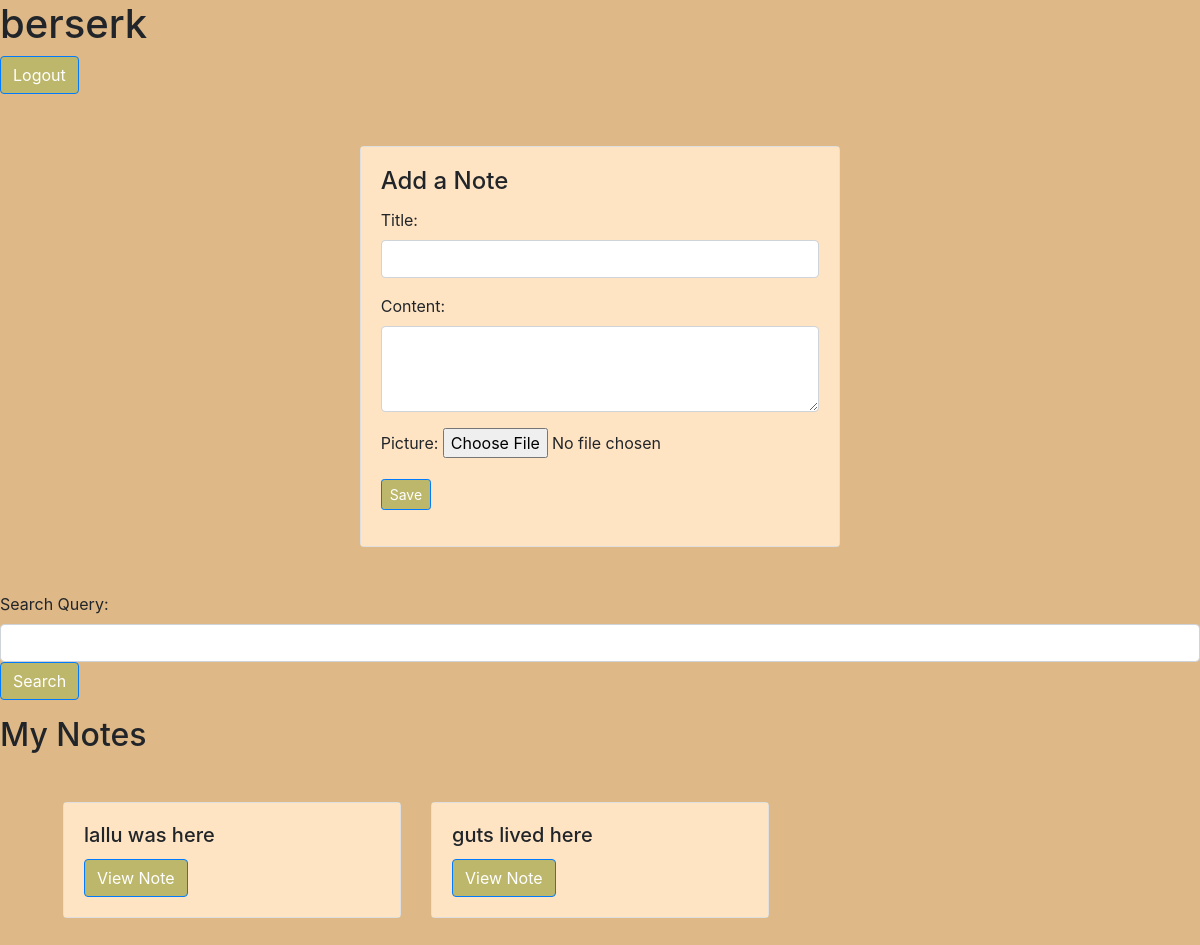
Before: / (signed in) with the older database file.
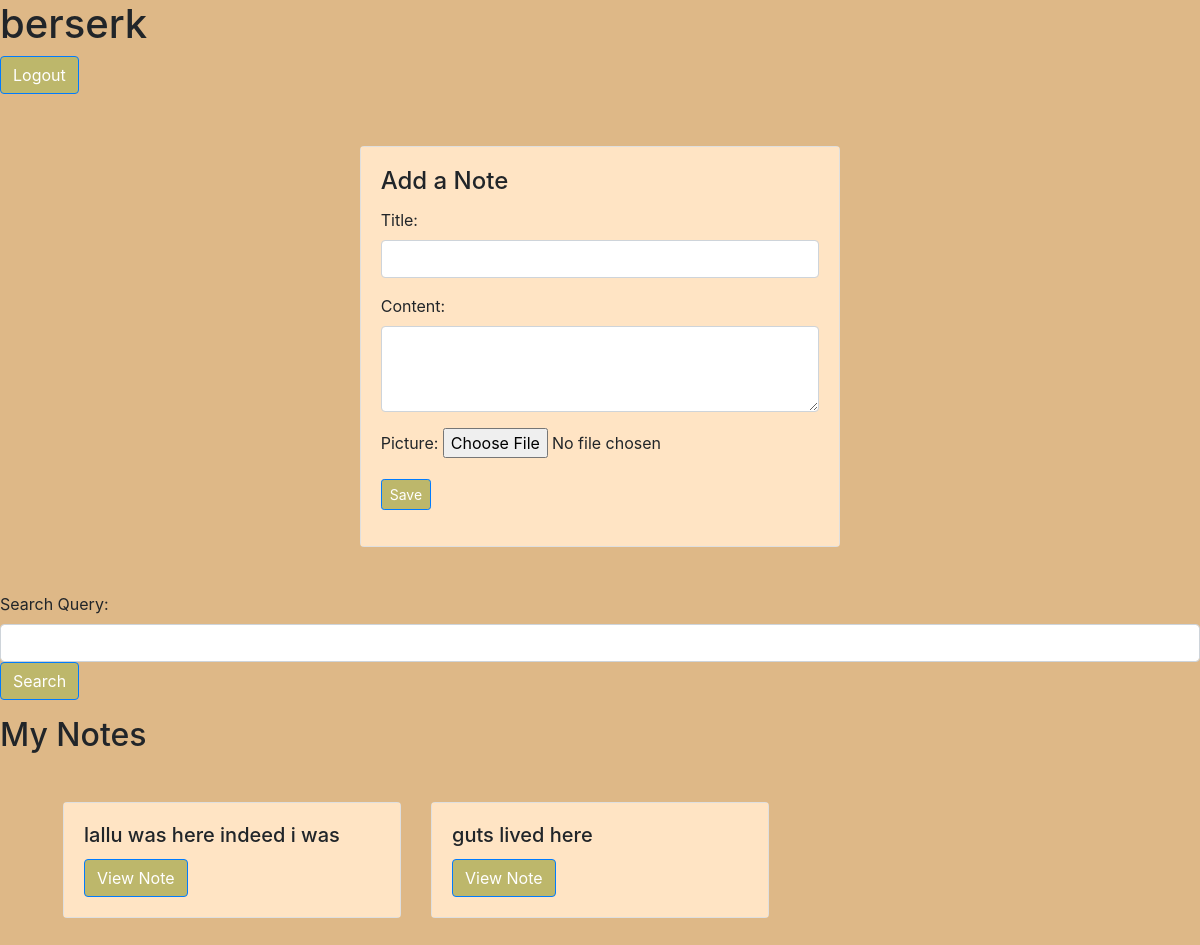
After: the same page with the newer database file.
### notes/models.py (models this page shows, shortened)
class Note(models.Model):
    user=models.ForeignKey(User, on_delete=models.CASCADE,null=True, blank=True)
    title = models.CharField(max_length=200)
    content = models.TextField()
    created_at = models.DateTimeField(auto_now_add=True)
    picture = CloudinaryField('image/', null=True, blank=True ,folder='user_images')

### notes/views.py (the view)
# urls.py: path('', views.HomeView.as_view(), name='home'),
class HomeView(LoginRequiredMixin,ListView):
    model = Note
    template_name = 'notes/home.html'
    context_object_name = 'notes'
    paginate_by = 10
    def get_context_data(self, **kwargs):
        context = super().get_context_data(**kwargs)
        context['notes'] = Note.objects.all().filter(user=self.request.user)
        if self.request.GET.get('search_query'):
            context['notes'] = Note.objects.filter(title__icontains=self.request.GET.get('search_query'))
        return context

### notes/templates/notes/home.html (shortened to what this page needs)
{% extends 'base.html' %}
{% block content %}
{% if request.user.is_authenticated%}
<h1>{{request.user}}</h1>
<a href="{%url 'logout'%}" class="btn btn-primary">Logout</a>
{% else %}
<a href="{% url 'login' %}" class="btn btn-primary">Login</a>
{% endif %}
<section id="note-form">
    <div class="container">
        <div class="row justify-content-center">
            <div class="col-md-6">
                <div class="card mt-2">
                    <div class="card-body">
                        <h4 class="card-title">Add a Note</h4>
                        <form method="post" action="{% url 'create_note' %}" enctype="multipart/form-data">
                            <div class="form-group">
                                <label for="title">Title:</label>
                                <input type="text" class="form-control" id="title" name="title" required>
                            </div>
                            <div class="form-group">
                                <label for "content">Content:</label>
                                <textarea class="form-control" id="content" name="content" rows="3" required></textarea>
                            </div>
                            <div class="form-group">
                                <label for="picture">Picture:</label>
                                <input type="file" class="image" id="picture" name="picture" accept="image/*">
                            </div>
                            <button type="submit" class="btn btn-primary btn-sm">Save</button>
                        </form>
                    </div>
                </div>
            </div>
        </div>
    </div>
</section>
<form method="get">
    <div class="form-group">
        <label for="search_query">Search Query:</label>
        <input type="text" name="search_query" class="form-control" size="20">
        <button type="submit" class="btn btn-primary">Search</button>
    </div>
</form>
<h2>My Notes</h2>
<div class="row">
    {% for note in notes %}
        <div class="col-md-4">
            <div class="card mb-4">
                <div class="card-body">
                    <h5 class="card-title">{{ note.title }}</h5>
                    <a href="{% url 'view_note' pk=note.id %}" class="btn btn-primary">View Note</a>
                </div>
            </div>
        </div>
    {% endfor %}
</div>
{% endblock %}

Changed rows visible on the page:
changed Note: title "lallu was here" → "lallu was here indeed i was"
